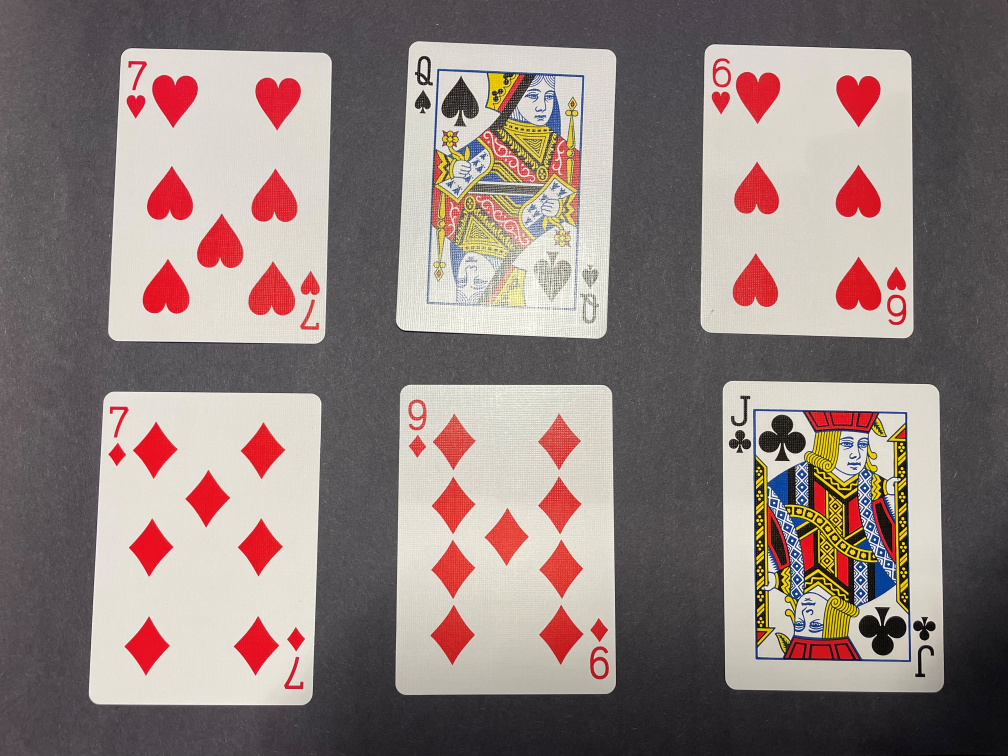
#> input picture cards/test_11.jpg, 4031 x 3024 px, found by its file name (shown at 1/4 size); the run also reads 2 pictures not shown here
$ python card_recog.py
#> lines starting #> are read from the running program, lines starting #| are printed output that depends on the picture; after the words box and inside, x2 and y2 are one past the last pixel; in counts of white or black regions, pixels touching at a corner belong together
import suit_preprocess
import os
import cv2
import numpy as np

# Preps image to find contours
# Gray -> blur -> thresh
def prep_gray_blur_thresh(image):
    gray = cv2.cvtColor(image, cv2.COLOR_BGR2GRAY)
    blur = cv2.GaussianBlur(gray, (5, 5), 0)
    # TODO: maybe change thresh? Dynamic?
    retval, thresh = cv2.threshold(blur, 150, 255, cv2.THRESH_BINARY)
    #cv2.imshow('a', thresh)
    #cv2.waitKey(0)
    return thresh

# Finds contours
def find_cards(image):
    contours, hierarchy = cv2.findContours(image, cv2.RETR_TREE, cv2.CHAIN_APPROX_SIMPLE)
    return contours, hierarchy

# Chooses only highest "parent" hierarchy, which should be the edges of the cards cards, some residuals are cleaned up later
def process_contours(c, h):
    adult_contours = []
    parents = []
    # What even is this? Did I write this lol? Why is it like this???
    for i in range(len(c)):
        parents.append(h[0][i])
    for i in range(len(c)):
        if parents[i][3] == -1:  # This -1 means parent contour
            adult_contours.append(c[i])
    return adult_contours

# Gets corners from contours, filters out non-card contours using the area, the cards have a stoopid high
# area so just making sure it is above 10,000 seems to work
def get_corners(adult_contours):
    cards = []
    for i in range(len(adult_contours)):
        perimeter = cv2.arcLength(adult_contours[i], True)
        corners = cv2.approxPolyDP(adult_contours[i], 0.1 * perimeter, True)
        # Filters out "baby" contours, residuals from the image
        if cv2.contourArea(corners) > 10000:
            cards.append(corners)
    return cards

# Uses corners and affine transform to isolate out cards
def pull_out_cards(card_corners, cards):
    pulled_cards = []
    for i in card_corners:
        pts = np.squeeze(i)
        sorted_pts = sorted(pts, key=lambda x: x[0])
        #Makes sure cards are correct orientation
        if sorted_pts[0][1] > sorted_pts[1][1]:
            sorted_pts = swap_positions(sorted_pts, 0, 1)
        if sorted_pts[2][1] < sorted_pts[3][1]:
            sorted_pts = swap_positions(sorted_pts, 2, 3)
        sorted_pts = np.float32(sorted_pts)

        # TODO: Just chose 300x400, maybe measure the dimensions of the cards to get a better ratio?
        pts1_ortho = np.float32([[0, 0], [0, 400], [300, 400], [300, 0]])
        H1, _ = cv2.findHomography(srcPoints=sorted_pts, dstPoints=pts1_ortho)
        warp = cv2.warpPerspective(cards, H1, (300, 400))
        pulled_cards.append(warp)
    return pulled_cards

def swap_positions(l, pos1, pos2):
    l[pos1], l[pos2] = l[pos2], l[pos1]
    return l

def mini_thresh(warped_card):
    gray = cv2.cvtColor(warped_card, cv2.COLOR_BGR2GRAY)
    blur = cv2.GaussianBlur(gray, (5, 5), 0)
    # TODO: maybe change thresh? Dynamic?
    retval, thresh = cv2.threshold(blur, 150, 255, cv2.THRESH_BINARY)
    # cv2.imshow('mini_thresh', thresh)
    # cv2.waitKey(0)
    return thresh

def match_rank(warped_card):
    #Set Default Card Value
    card_value = 0
    ace_flag = False

    #Setup Storage Space for analysis of all data
    result_array = []

    template = match_template(warped_card, result_array)

    #Find the highest max val and save its index. We use that index for the classification.
    #This way we identify all cards instead of outright missing one.
    chosen_index = 0
    chosen_maxVal = 0
    index = 0

    for each in result_array:
        if each[1] > chosen_maxVal:
            chosen_maxVal = each[1]
            chosen_index = index
            (f_minVal, f_maxVal, f_minLoc, f_maxLoc) = each
        index = index + 1

    if chosen_maxVal > 0.1:
        (startX, startY) = f_maxLoc
        endX = startX + template.shape[1]
        endY = startY + template.shape[0]

        cv2.rectangle(warped_card, (startX, startY), (endX, endY), (255, 0, 0), 3)

        card_value = chosen_index + 1

        if card_value == 1:
            ace_flag = True

        if card_value > 10:
            card_value = 10

        print("Found Value: " + str(card_value))

        cv2.imshow("template_out", warped_card)
        cv2.waitKey(0)
    return (card_value, ace_flag)

def match_template(warped_card, result_array):
    #Template Ace
    template = cv2.imread("rank" + "\\" + "ace.jpg")
    result = cv2.matchTemplate(warped_card, template, cv2.TM_CCOEFF_NORMED)
    (minVal, maxVal, minLoc, maxLoc) = cv2.minMaxLoc(result)
    result_array.append((minVal, maxVal, minLoc, maxLoc))

    #Template Two
    template = cv2.imread("rank" + "\\" + "two.jpg")
    result = cv2.matchTemplate(warped_card, template, cv2.TM_CCOEFF_NORMED)
    (minVal, maxVal, minLoc, maxLoc) = cv2.minMaxLoc(result)
    result_array.append((minVal, maxVal, minLoc, maxLoc))

    #Template Three
    template = cv2.imread("rank" + "\\" + "three.jpg")
    result = cv2.matchTemplate(warped_card, template, cv2.TM_CCOEFF_NORMED)
    (minVal, maxVal, minLoc, maxLoc) = cv2.minMaxLoc(result)
    result_array.append((minVal, maxVal, minLoc, maxLoc))

    #Template Four
    template = cv2.imread("rank" + "\\" + "four.jpg")
    result = cv2.matchTemplate(warped_card, template, cv2.TM_CCOEFF_NORMED)
    (minVal, maxVal, minLoc, maxLoc) = cv2.minMaxLoc(result)
    result_array.append((minVal, maxVal, minLoc, maxLoc))

    #Template Five
    template = cv2.imread("rank" + "\\" + "five.jpg")
    result = cv2.matchTemplate(warped_card, template, cv2.TM_CCOEFF_NORMED)
    (minVal, maxVal, minLoc, maxLoc) = cv2.minMaxLoc(result)
    result_array.append((minVal, maxVal, minLoc, maxLoc))

    #Template Six
    template = cv2.imread("rank" + "\\" + "six.jpg")
    result = cv2.matchTemplate(warped_card, template, cv2.TM_CCOEFF_NORMED)
    (minVal, maxVal, minLoc, maxLoc) = cv2.minMaxLoc(result)
    result_array.append((minVal, maxVal, minLoc, maxLoc))

    #Template Seven
    template = cv2.imread("rank" + "\\" + "seven.jpg")
    result = cv2.matchTemplate(warped_card, template, cv2.TM_CCOEFF_NORMED)
    (minVal, maxVal, minLoc, maxLoc) = cv2.minMaxLoc(result)
    result_array.append((minVal, maxVal, minLoc, maxLoc))

    #Template Eight
    template = cv2.imread("rank" + "\\" + "eight.jpg")
    result = cv2.matchTemplate(warped_card, template, cv2.TM_CCOEFF_NORMED)
    (minVal, maxVal, minLoc, maxLoc) = cv2.minMaxLoc(result)
    result_array.append((minVal, maxVal, minLoc, maxLoc))

    #Template Nine
    template = cv2.imread("rank" + "\\" + "nine.jpg")
    result = cv2.matchTemplate(warped_card, template, cv2.TM_CCOEFF_NORMED)
    (minVal, maxVal, minLoc, maxLoc) = cv2.minMaxLoc(result)
    result_array.append((minVal, maxVal, minLoc, maxLoc))

    #Template Ten
    template = cv2.imread("rank" + "\\" + "ten.jpg")
    result = cv2.matchTemplate(warped_card, template, cv2.TM_CCOEFF_NORMED)
    (minVal, maxVal, minLoc, maxLoc) = cv2.minMaxLoc(result)
    result_array.append((minVal, maxVal, minLoc, maxLoc))

    #Template Jack
    template = cv2.imread("rank" + "\\" + "jack.jpg")
    result = cv2.matchTemplate(warped_card, template, cv2.TM_CCOEFF_NORMED)
    (minVal, maxVal, minLoc, maxLoc) = cv2.minMaxLoc(result)
    result_array.append((minVal, maxVal, minLoc, maxLoc))

    #Template Queen
    template = cv2.imread("rank" + "\\" + "queen.jpg")
    result = cv2.matchTemplate(warped_card, template, cv2.TM_CCOEFF_NORMED)
    (minVal, maxVal, minLoc, maxLoc) = cv2.minMaxLoc(result)
    result_array.append((minVal, maxVal, minLoc, maxLoc))

    #Template King
    template = cv2.imread("rank" + "\\" + "king.jpg")
    result = cv2.matchTemplate(warped_card, template, cv2.TM_CCOEFF_NORMED)
    (minVal, maxVal, minLoc, maxLoc) = cv2.minMaxLoc(result)
    result_array.append((minVal, maxVal, minLoc, maxLoc))
    return template

def main():
    #Loops through images in cards file
    for root, dirs, files in os.walk("cards"):
        for pic in files:
            cards = cv2.imread("cards" + "\\" + pic)
#> cards is the input picture: shape (3024, 4031, 3); mean B, G, R 124.2, 128.1, 143.2
            cards = cv2.resize(cards, (0, 0), fx=.2, fy=.2) #Resize to 20%, not set in stone
#> cards: shape (605, 806, 3)
            threshed_cards = prep_gray_blur_thresh(cards)
#> in prep_gray_blur_thresh, `retval, thresh = cv2.threshold(blur, 150, 255, cv2.THRESH_BINARY)`:
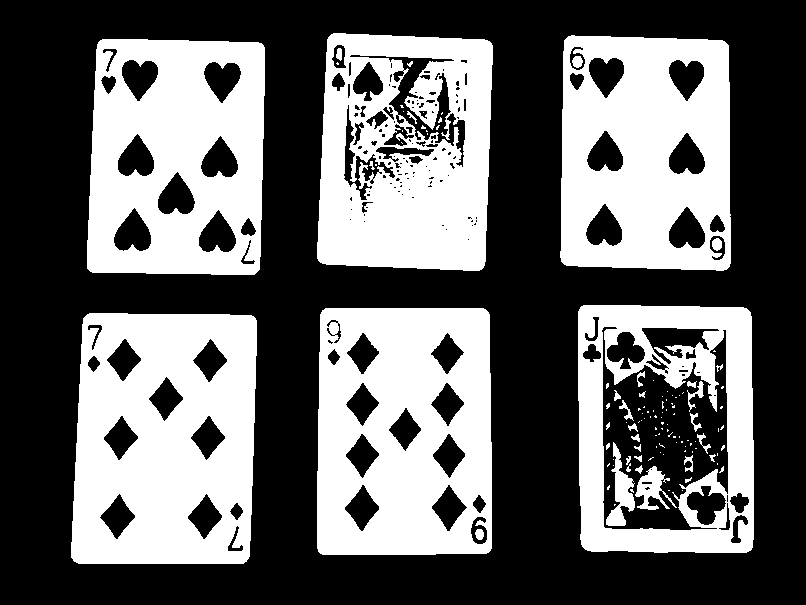
#> thresh: shape (605, 806); 40.3% white; 118 white regions (84 under 20 px)
            contours, hierarchy = find_cards(threshed_cards)
#> in find_cards, `contours, hierarchy = cv2.findContours(image, cv2.RETR_TREE, cv2.CHAIN..`: contours = 311 contours, 192 with area under 20; largest, box (x1, y1, x2, y2) and area: (71, 313, 257, 564) 43827, (578, 305, 754, 553) 42384, (317, 308, 492, 555) 42196, (87, 39, 265, 275) 39622, (317, 33, 493, 271) 38364
            adult_contours = process_contours(contours, hierarchy)
#> after the loop in process_contours, `for i in range(len(c)):`: parents = 311 items, first 6: [12, -1, 1, -1], [2, -1, -1, 0], [3, 1, -1, 0], [4, 2, -1, 0], [5, 3, -1, 0], [6, 4, -1, 0]
#> after the loop in process_contours, `for i in range(len(c)):`: adult_contours = 6 contours; box (x1, y1, x2, y2) and area: (71, 313, 257, 564) 43827, (578, 305, 754, 553) 42384, (317, 308, 492, 555) 42196, (87, 39, 265, 275) 39622, (317, 33, 493, 271) 38364, (560, 35, 731, 271) 38357

            #Uncomment to see contours
            cv2.drawContours(cards, adult_contours, -1, (0, 255, 0), 3)
#> cards: shape (605, 806, 3); mean B, G, R 116.4, 132.7, 135
            cv2.imshow('a', cards)
            cv2.waitKey(0)

            card_corners = get_corners(adult_contours)
#> the loop in get_corners, `for i in range(len(adult_contours)):` made 6 passes
#> (perimeter, corners) on passes 1 to 6: (846.6, [[87, 314], [71, 557], [243, 563], [255, 318]]), (826.5, [[322, 310], [318, 551], [488, 552], [488, 312]]), (829.5, [[581, 306], [582, 546], [750, 550], [750, 312]]), (802.3, [[100, 40], [87, 268], [254, 274], [263, 45]]), (789.7, [[568, 36], [561, 261], [726, 269], [728, 45]]), (795.3, [[331, 34], [318, 260], [481, 269], [491, 43]])
#> after the loop in get_corners, `for i in range(len(adult_contours)):`: cards = 6 contours; box (x1, y1, x2, y2) and area: (71, 314, 256, 564) 41550, (318, 310, 489, 553) 40407, (581, 306, 751, 551) 40269, (87, 40, 264, 275) 37763, (318, 34, 492, 270) 36602, (561, 36, 729, 270) 36520
#> card_corners has the same summary as cards in get_corners
            pulled_cards = pull_out_cards(card_corners, cards)
#> the loop in pull_out_cards, `for i in card_corners:` made 6 passes
#> sorted_pts on passes 1 to 6: [[87, 314], [71, 557], [243, 563], [255, 318]], [[322, 310], [318, 551], [488, 552], [488, 312]], [[581, 306], [582, 546], [750, 550], [750, 312]], [[100, 40], [87, 268], [254, 274], [263, 45]], [[568, 36], [561, 261], [726, 269], [728, 45]], [[331, 34], [318, 260], [481, 269], [491, 43]]
#> pass 1, in pull_out_cards, `warp = cv2.warpPerspective(cards, H1, (300, 400))`:
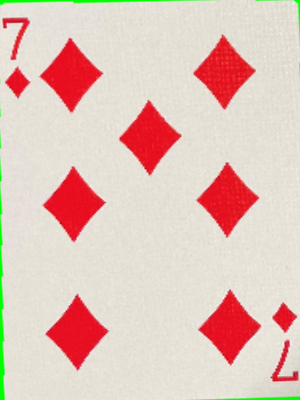
#> warp: shape (400, 300, 3); mean B, G, R 187.2, 196.6, 226.6
#> after the loop in pull_out_cards, `for i in card_corners:`: pulled_cards = 6 items
#> pulled_cards = 6 items

            #Totals up values of cards found
            card_values = []
            total = 0
            visible_ace = False

            for card in pulled_cards:
                (value, ace_flag) = match_rank(card)
#> in match_template, `(minVal, maxVal, minLoc, maxLoc) = cv2.minMaxLoc(result)`: minVal = -0.295; maxVal = 0.363; minLoc = (250, 305); maxLoc = (5, 14)
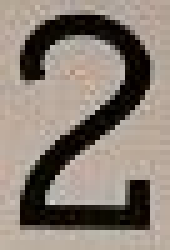
#> input picture rank/two.JPG, 34 x 50 px, found by its file name (shown 5 times larger)
#> in match_template, template is the input picture: shape (50, 34, 3); mean B, G, R 117.1, 126.7, 137.6
#> in match_template, `(minVal, maxVal, minLoc, maxLoc) = cv2.minMaxLoc(result)`: minVal = -0.198; maxVal = 0.295; minLoc = (17, 0); maxLoc = (266, 336)
#> in match_template, `(minVal, maxVal, minLoc, maxLoc) = cv2.minMaxLoc(result)`: minVal = -0.317; maxVal = 0.366; minLoc = (248, 302); maxLoc = (1, 14)
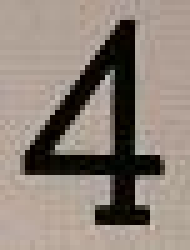
#> input picture rank/four.JPG, 38 x 50 px, found by its file name (shown 5 times larger)
#> in match_template, template is the input picture: shape (50, 38, 3); mean B, G, R 121.3, 130.6, 142.4
#> in match_template, `(minVal, maxVal, minLoc, maxLoc) = cv2.minMaxLoc(result)`: minVal = -0.242; maxVal = 0.328; minLoc = (72, 208); maxLoc = (190, 44)
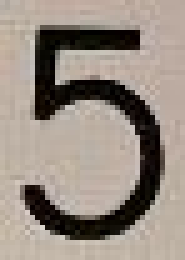
#> input picture rank/five.JPG, 37 x 52 px, found by its file name (shown 5 times larger)
#> in match_template, template is the input picture: shape (52, 37, 3); mean B, G, R 129.6, 139.4, 150.5
#> in match_template, `(minVal, maxVal, minLoc, maxLoc) = cv2.minMaxLoc(result)`: minVal = -0.218; maxVal = 0.21; minLoc = (15, 29); maxLoc = (2, 68)
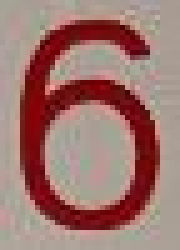
#> input picture rank/six.JPG, 36 x 50 px, found by its file name (shown 5 times larger)
#> in match_template, template is the input picture: shape (50, 36, 3); mean B, G, R 111, 117.2, 158.3
#> in match_template, `result = cv2.matchTemplate(warped_card, template, cv2.TM_CCOEFF_NORMED)`:
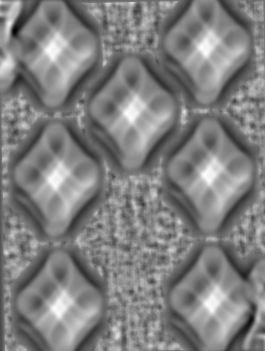
#> result: shape (351, 265) float32; min -0.31, max 0.284, mean -0.0118; drawn with min black and max white
#> in match_template, `(minVal, maxVal, minLoc, maxLoc) = cv2.minMaxLoc(result)`: minVal = -0.31; maxVal = 0.284; minLoc = (14, 31); maxLoc = (205, 175)

                if ace_flag:
                    visible_ace = True

                card_values.append(value)

            for each in card_values:
                total = total + each

            if visible_ace:
                if total < 11:
                    total = total + 10

            print(total)

if __name__ == "__main__":
#> (the run stopped early here; a loop or call above may not have finished)
